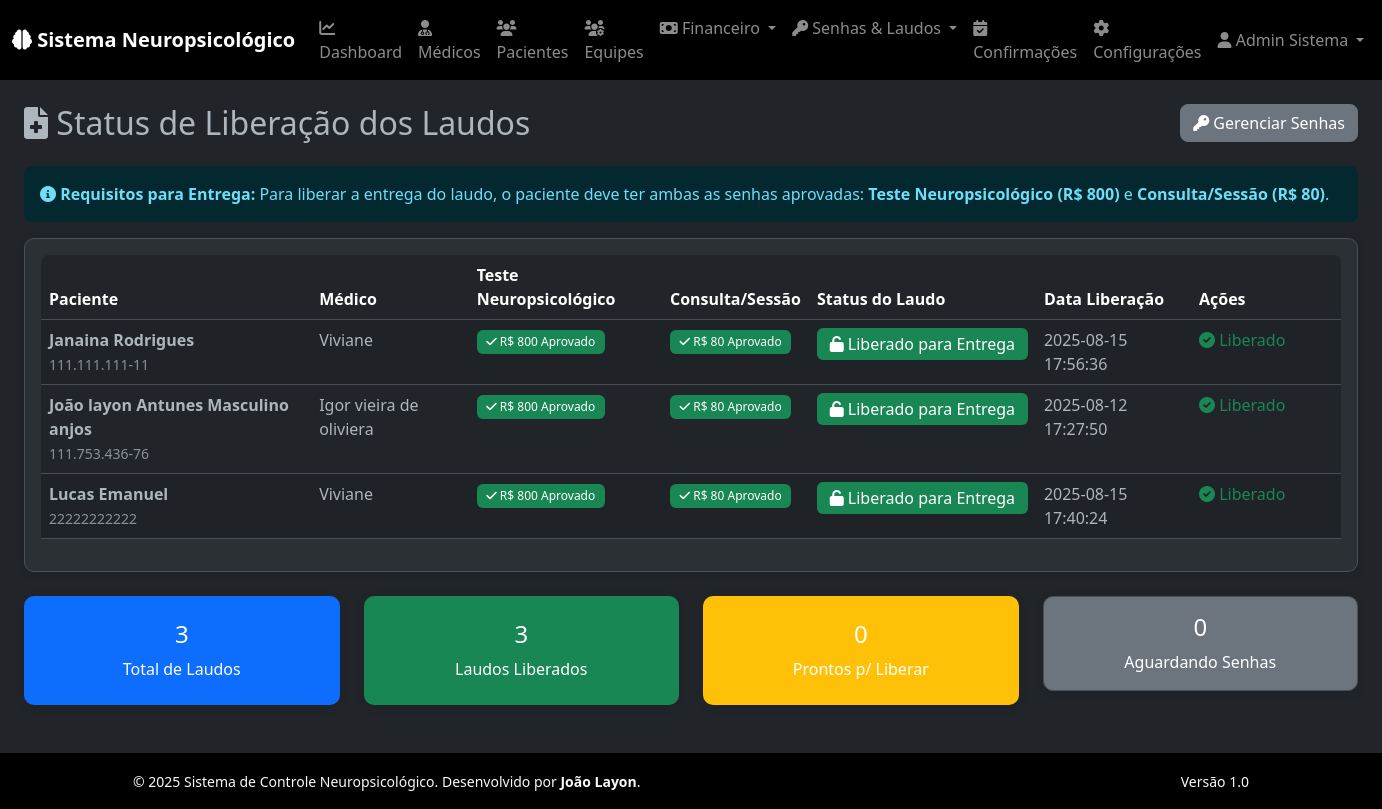
Page /admin/status-laudos (signed in) on the committed database.
### tables this page shows
CREATE TABLE laudos (
                id INTEGER PRIMARY KEY AUTOINCREMENT,
                paciente_id INTEGER NOT NULL,
                arquivo TEXT NOT NULL,
                descricao TEXT,
                liberado_entrega INTEGER DEFAULT 0,
                data_upload DATETIME DEFAULT CURRENT_TIMESTAMP,
                data_liberacao DATETIME,
                FOREIGN KEY (paciente_id) REFERENCES pacientes (id)
            );

CREATE TABLE pacientes (
                id INTEGER PRIMARY KEY AUTOINCREMENT,
                nome TEXT NOT NULL,
                cpf TEXT UNIQUE NOT NULL,
                data_nascimento DATE,
                telefone TEXT,
                email TEXT,
                endereco TEXT,
                localizacao TEXT NOT NULL,
                medico_id INTEGER,
                status TEXT DEFAULT 'ativo',
                data_criacao DATETIME DEFAULT CURRENT_TIMESTAMP,
                FOREIGN KEY (medico_id) REFERENCES medicos (id)
            );

### routes/admin_senhas.py (the view)
@admin_senhas_bp.route('/status-laudos')
@admin_required
def status_laudos():
    try:
        with get_db_connection() as conn:
            cursor = conn.cursor()
            cursor.execute('''
                SELECT DISTINCT p.id, p.nome, p.cpf, m.nome as medico_nome,
                       l.id as laudo_id, l.liberado_entrega, l.data_liberacao,
                       COUNT(CASE WHEN s.tipo = 'teste_neuropsicologico' AND s.aprovada_admin = 1 THEN 1 END) as teste_aprovado,
                       COUNT(CASE WHEN s.tipo = 'consulta_sessao' AND s.aprovada_admin = 1 THEN 1 END) as consulta_aprovada
                FROM pacientes p
                JOIN medicos m ON p.medico_id = m.id
                JOIN laudos l ON p.id = l.paciente_id
                LEFT JOIN senhas s ON p.id = s.paciente_id AND s.ativo = 1
                GROUP BY p.id, p.nome, p.cpf, m.nome, l.id, l.liberado_entrega, l.data_liberacao
                ORDER BY p.nome
            ''')
            pacientes_laudos = cursor.fetchall()
            return render_template('admin/status_laudos.html',
                                 pacientes_laudos=pacientes_laudos)
    except Exception as e:
        logging.error(f"Erro ao carregar status de laudos: {e}")
        flash('Erro ao carregar status de laudos', 'error')
        return render_template('admin/status_laudos.html', pacientes_laudos=[])

### app.py (called while the page is built)
@app.context_processor
def inject_user():
    user_theme = 'dark'  # default
    if 'user_id' in session:
        try:
            from database import get_db_connection
            with get_db_connection() as conn:
                cursor = conn.cursor()
                cursor.execute('SELECT tema FROM preferencias_usuario WHERE user_id = ?', (session['user_id'],))
                pref = cursor.fetchone()
                user_theme = pref['tema'] if pref else 'dark'
        except Exception as e:
            logging.warning(f"Could not load user theme preference: {e}")
            pass
    return {
        'user_id': session.get('user_id'),
        'user_type': session.get('user_type'),
        'user_name': session.get('user_name'),
        'equipe_id': session.get('equipe_id'),
        'user_theme': user_theme
    }

### auth.py (called while the page is built)
def admin_required(f):
    from functools import wraps
    @wraps(f)
    def decorated_function(*args, **kwargs):
        if 'user_id' not in session or session.get('user_type') != 'admin':
            flash('Acesso negado. Login como administrador necessário.', 'error')
            return redirect(url_for('auth.login'))
        return f(*args, **kwargs)
    return decorated_function

### database.py (called while the page is built)
@contextmanager
def get_db_connection():
    conn = None
    try:
        conn = sqlite3.connect(DATABASE_PATH)
        conn.row_factory = sqlite3.Row  # This allows dict-like access to rows
        yield conn
    except Exception as e:
        if conn:
            conn.rollback()
        logging.error(f"Database error: {e}")
        raise
    finally:
        if conn:
            conn.close()

### templates/admin/status_laudos.html (shortened to what this page needs)
{% extends "base.html" %}
{% block content %}
<div class="container-fluid">
    <div class="d-flex justify-content-between align-items-center mb-4">
        <h1 class="h2 mb-0">
            <i class="fas fa-file-medical"></i> Status de Liberação dos Laudos
        </h1>
        <div>
            <a href="{{ url_for('admin_senhas.senhas_pendentes') }}" class="btn btn-secondary">
                <i class="fas fa-key"></i> Gerenciar Senhas
            </a>
        </div>
    </div>
    <div class="alert alert-info">
        <i class="fas fa-info-circle"></i>
        <strong>Requisitos para Entrega:</strong> Para liberar a entrega do laudo, o paciente deve ter ambas as senhas aprovadas:
        <strong>Teste Neuropsicológico (R$ 800)</strong> e <strong>Consulta/Sessão (R$ 80)</strong>.
    </div>
    {% if pacientes_laudos %}
    <div class="card">
        <div class="card-body">
            <div class="table-responsive">
                <table class="table table-striped table-hover">
                    <thead class="table-dark">
                        <tr>
                            <th>Paciente</th>
                            <th>Médico</th>
                            <th>Teste Neuropsicológico</th>
                            <th>Consulta/Sessão</th>
                            <th>Status do Laudo</th>
                            <th>Data Liberação</th>
                            <th width="150">Ações</th>
                        </tr>
                    </thead>
                    <tbody>
                        {% for paciente in pacientes_laudos %}
                        <tr>
                            <td>
                                <strong>{{ paciente.nome }}</strong><br>
                                <small class="text-muted">{{ paciente.cpf }}</small>
                            </td>
                            <td>{{ paciente.medico_nome }}</td>
                            <td>
                                {% if paciente.teste_aprovado > 0 %}
                                    <span class="badge bg-success">
                                        <i class="fas fa-check"></i> R$ 800 Aprovado
                                    </span>
                                {% else %}
                                    <span class="badge bg-danger">
                                        <i class="fas fa-times"></i> Pendente
                                    </span>
                                {% endif %}
                            </td>
                            <td>
                                {% if paciente.consulta_aprovada > 0 %}
                                    <span class="badge bg-success">
                                        <i class="fas fa-check"></i> R$ 80 Aprovado
                                    </span>
                                {% else %}
                                    <span class="badge bg-danger">
                                        <i class="fas fa-times"></i> Pendente
                                    </span>
                                {% endif %}
                            </td>
                            <td>
                                {% if paciente.liberado_entrega %}
                                    <span class="badge bg-success fs-6">
                                        <i class="fas fa-unlock"></i> Liberado para Entrega
                                    </span>
                                {% elif paciente.teste_aprovado > 0 and paciente.consulta_aprovada > 0 %}
                                    <span class="badge bg-warning fs-6">
                                        <i class="fas fa-lock"></i> Pronto para Liberar
                                    </span>
                                {% else %}
                                    <span class="badge bg-secondary fs-6">
                                        <i class="fas fa-clock"></i> Aguardando Senhas
                                    </span>
                                {% endif %}
                            </td>
                            <td>
                                {% if paciente.data_liberacao %}
                                    {{ paciente.data_liberacao }}
                                {% else %}
                                    <span class="text-muted">-</span>
                                {% endif %}
                            </td>
                            <td>
                                {% if not paciente.liberado_entrega and paciente.teste_aprovado > 0 and paciente.consulta_aprovada > 0 %}
                                    <form method="POST" action="{{ url_for('admin_senhas.liberar_laudo_manual', paciente_id=paciente.id) }}" style="display: inline;">
                                        <button type="submit" class="btn btn-success btn-sm" title="Liberar Laudo">
                                            <i class="fas fa-unlock"></i> Liberar
                                        </button>
                                    </form>
                                {% elif paciente.liberado_entrega %}
                                    <span class="text-success">
                                        <i class="fas fa-check-circle"></i> Liberado
                                    </span>
                                {% else %}
                                    <span class="text-muted">
                                        <i class="fas fa-hourglass-half"></i> Aguardando
                                    </span>
                                {% endif %}
                            </td>
                        </tr>
                        {% endfor %}
                    </tbody>
                </table>
            </div>
        </div>
    </div>
    <div class="row mt-4">
        <div class="col-md-3">
            <div class="card bg-primary text-white">
                <div class="card-body text-center">
                    <h4>{{ pacientes_laudos|length }}</h4>
                    <p class="mb-0">Total de Laudos</p>
                </div>
            </div>
        </div>
        <div class="col-md-3">
            <div class="card bg-success text-white">
                <div class="card-body text-center">
                    <h4>{{ pacientes_laudos|selectattr('liberado_entrega')|list|length }}</h4>
                    <p class="mb-0">Laudos Liberados</p>
                </div>
            </div>
        </div>
        <div class="col-md-3">
            <div class="card bg-warning text-white">
                <div class="card-body text-center">
                    <h4>{{ (pacientes_laudos|selectattr('teste_aprovado')|selectattr('consulta_aprovada')|rejectattr('liberado_entrega')|list)|length }}</h4>
                    <p class="mb-0">Prontos p/ Liberar</p>
                </div>
            </div>
        </div>
        <div class="col-md-3">
            <div class="card bg-secondary text-white">
                <div class="card-body text-center">
                    <h4>{{ (pacientes_laudos|rejectattr('liberado_entrega')|list)|length - (pacientes_laudos|selectattr('teste_aprovado')|selectattr('consulta_aprovada')|rejectattr('liberado_entrega')|list)|length }}</h4>
                    <p class="mb-0">Aguardando Senhas</p>
                </div>
            </div>
        </div>
    </div>
    {% else %}
    <div class="text-center py-5">
        <i class="fas fa-file-medical fa-4x text-muted mb-3"></i>
        <h4>Nenhum laudo encontrado</h4>
        <p class="text-muted">Não há laudos cadastrados no sistema no momento.</p>
    </div>
    {% endif %}
</div>
{% endblock %}

### static/css/themes.css (style rules this page uses)
[data-bs-theme="dark"] { --bs-bg-opacity: 1; color: #adb5bd; background-color: #212529; }
[data-bs-theme="dark"] .card { background-color: #2b3035; border-color: #495057; }
[data-bs-theme="dark"] .table-dark { --bs-table-bg: #212529; --bs-table-border-color: #495057; }
[data-bs-theme="dark"] .alert { border-width: 0; }
body, .card, .navbar, .table, .alert, .btn, .form-control, .form-select { transition: background-color 0.3s ease, color 0.3s ease, border-color 0.3s ease; }
.btn { border-radius: 0.375rem; }
.table th { font-weight: 600; }
.text-success { color: #198754 !important; }
.badge { font-weight: 500; }

### static/css/styles.css (style rules this page uses)
body { font-family: 'Segoe UI', Tahoma, Geneva, Verdana, sans-serif; }
.card { border-radius: 10px; box-shadow: 0 2px 10px rgba(0, 0, 0, 0.1); transition: transform 0.2s ease, box-shadow 0.2s ease; }
.btn { border-radius: 8px; font-weight: 500; transition: all 0.3s ease; }
.table th { font-weight: 600; border-top: none; }
.table-responsive { border-radius: 8px; overflow: hidden; }
.badge { font-weight: 500; padding: 0.5em 0.8em; }
.card.bg-primary, .card.bg-success, .card.bg-info, .card.bg-warning { color: white; border: none; }
.card.bg-primary .card-body, .card.bg-success .card-body, .card.bg-info .card-body, .card.bg-warning .card-body { padding: 1.5rem; }
.alert { border-radius: 8px; border: none; }

### rows in the picture
laudos: nome "Janaina Rodrigues", cpf "111.111.111-11", medico_nome "Viviane", liberado_entrega 1 (drawn), data_liberacao "2025-08-15 17:56:36"
laudos: nome "João layon Antunes Masculino anjos", cpf "111.753.436-76", medico_nome "Igor vieira de oliviera", liberado_entrega 1 (drawn), data_liberacao "2025-08-12 17:27:50"
laudos: nome "Lucas Emanuel", cpf "22222222222", medico_nome "Viviane", liberado_entrega 1 (drawn), data_liberacao "2025-08-15 17:40:24"

### other values in the picture
{{ user_name }} "Admin Sistema"
{{ pacientes_laudos|length }} "3"
{{ pacientes_laudos|selectattr('liberado_entrega')|list|length }} "3"
